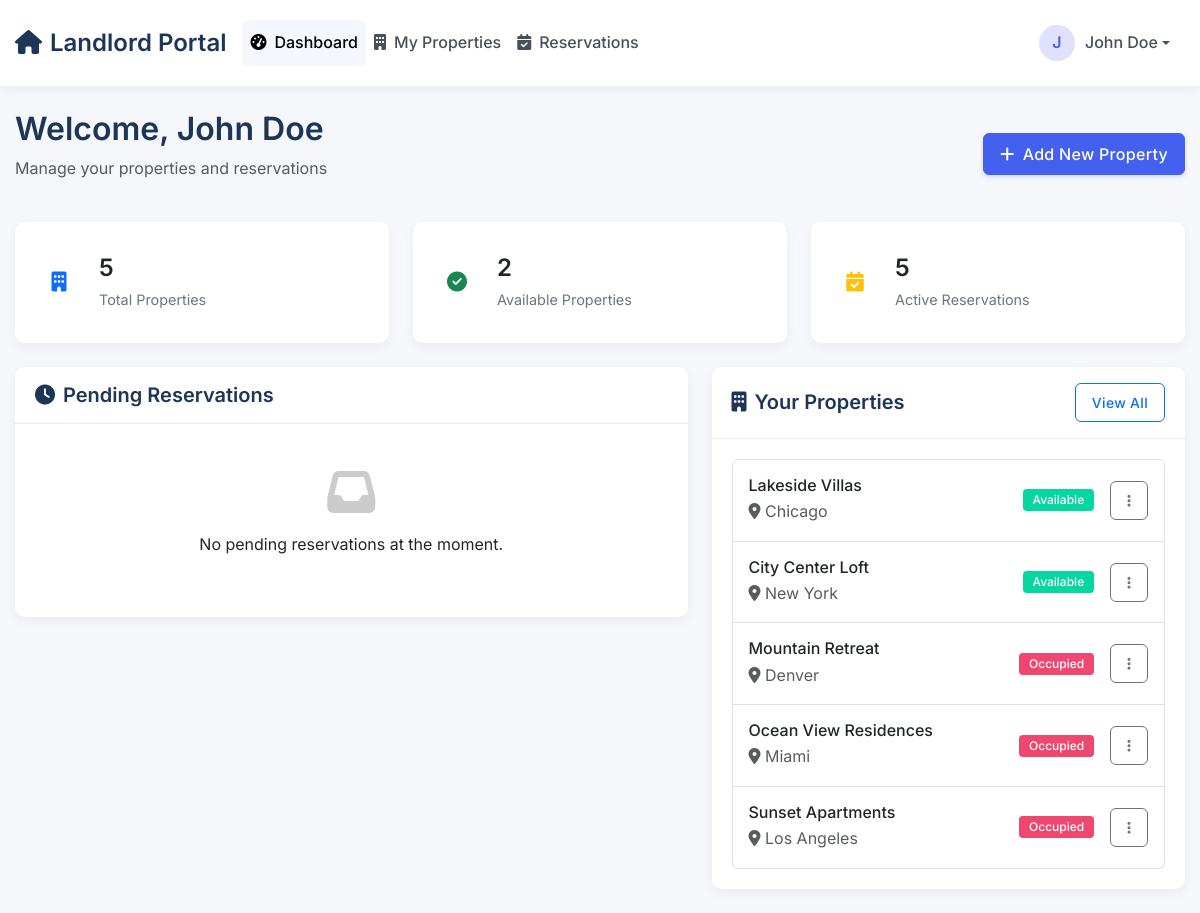
/LANDLORD/dashboard.php (signed in), run on an earlier commit of the app's database.
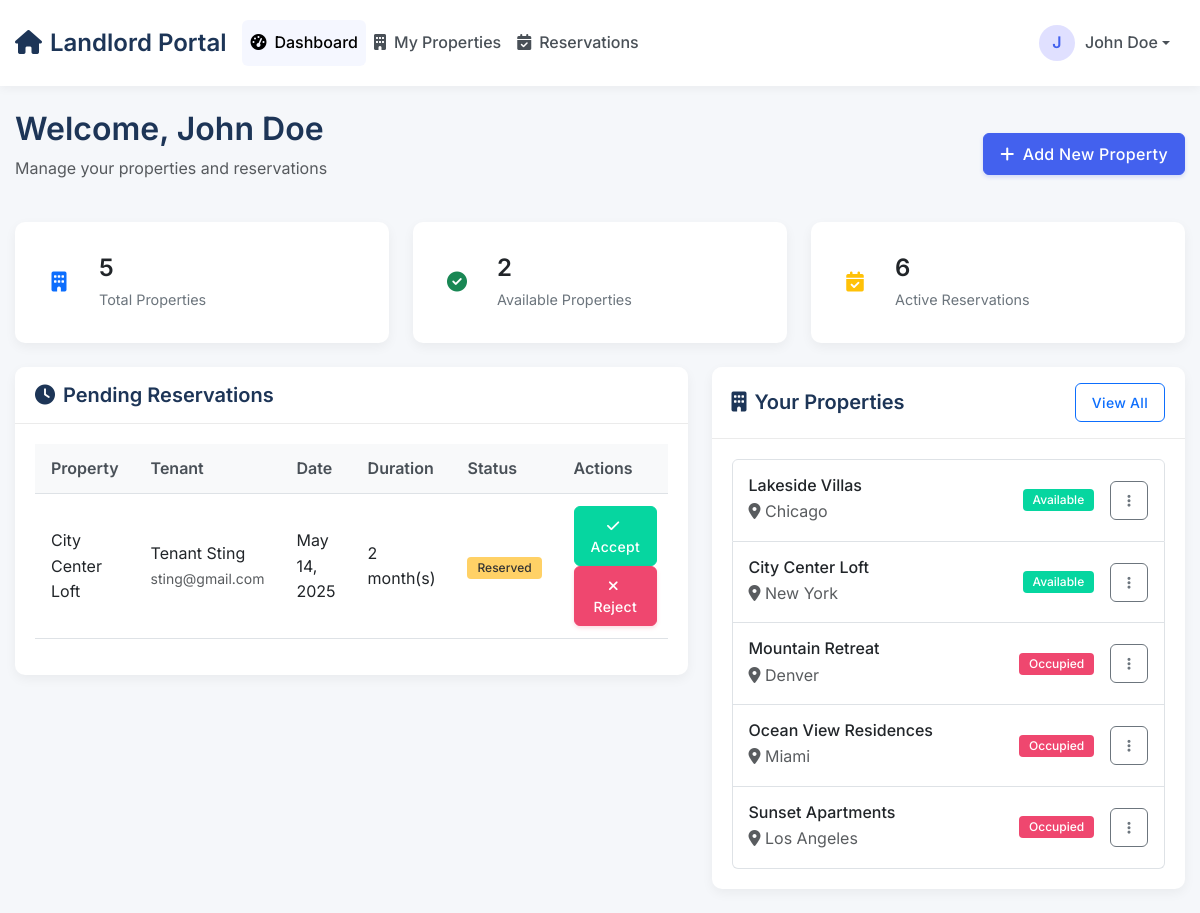
And on a later commit of the database.
### tables this page shows
CREATE TABLE `apartments` (
  `id` int(11) NOT NULL,
  `name` varchar(255) NOT NULL,
  `location` varchar(255) NOT NULL,
  `price` decimal(10,2) NOT NULL,
  `available` tinyint(1) DEFAULT 1,
  `owner_id` int(11) DEFAULT NULL,
  `tenant_id` int(11) DEFAULT NULL,
  `description` text DEFAULT NULL,
  `bedrooms` int(11) DEFAULT 1,
  `bathrooms` int(11) DEFAULT 1,
  `furnished` tinyint(1) DEFAULT 0,
  `pets_allowed` tinyint(1) DEFAULT 0,
  `parking` tinyint(1) DEFAULT 0,
  `internet` tinyint(1) DEFAULT 0,
  `created_at` timestamp NOT NULL DEFAULT current_timestamp(),
  `updated_at` timestamp NULL DEFAULT NULL ON UPDATE current_timestamp(),
  `image_url` varchar(255) DEFAULT NULL
);

CREATE TABLE `reservations` (
  `id` int(11) NOT NULL,
  `user_id` int(11) NOT NULL,
  `apartment_id` int(11) NOT NULL,
  `reservation_date` timestamp NOT NULL DEFAULT current_timestamp(),
  `duration` int(11) NOT NULL DEFAULT 30 COMMENT 'Duration in months',
  `status` enum('reserved','accepted','rejected','canceled') DEFAULT 'reserved',
  `start_date` date DEFAULT NULL,
  `end_date` date DEFAULT NULL,
  `updated_at` timestamp NULL DEFAULT NULL ON UPDATE current_timestamp()
);

CREATE TABLE `users` (
  `id` int(11) NOT NULL,
  `name` varchar(50) NOT NULL,
  `lastname` varchar(50) NOT NULL,
  `email` varchar(100) NOT NULL,
  `password` varchar(255) NOT NULL,
  `role` enum('tenant','landlord') NOT NULL DEFAULT 'tenant',
  `phone` varchar(20) DEFAULT NULL,
  `created_at` timestamp NOT NULL DEFAULT current_timestamp()
);

### LANDLORD/dashboard.php (the view, shortened to what the changed rows need)
<?php
require_once('../includes/db_connection.php');
$user_id = $_SESSION['user_id'];
$user_fullname = htmlspecialchars(ucwords(strtolower($_SESSION['name'] . " " . $_SESSION['lastname'])));
$apartments_sql = "SELECT * FROM apartments WHERE owner_id = ? ORDER BY created_at DESC";
$apartments_stmt = $conn->prepare($apartments_sql);
$apartments_stmt->bind_param("i", $user_id);
$apartments_stmt->execute();
$apartments_result = $apartments_stmt->get_result();
$reservations_sql = "SELECT r.*, a.name as apartment_name, a.price as apartment_price,
                    u.name as tenant_name, u.lastname as tenant_lastname, u.email as tenant_email
                    FROM reservations r
                    JOIN apartments a ON r.apartment_id = a.id
                    JOIN users u ON r.user_id = u.id
                    WHERE a.owner_id = ? AND r.status = 'reserved'
                    ORDER BY r.reservation_date DESC";
$reservations_stmt = $conn->prepare($reservations_sql);
$reservations_stmt->bind_param("i", $user_id);
$reservations_stmt->execute();
$reservations_result = $reservations_stmt->get_result();
$stats_sql = "SELECT
                (SELECT COUNT(*) FROM apartments WHERE owner_id = ?) as total_apartments,
                (SELECT COUNT(*) FROM apartments WHERE owner_id = ? AND available = 1) as available_apartments,
                (SELECT COUNT(*) FROM reservations r
                 JOIN apartments a ON r.apartment_id = a.id
                 WHERE a.owner_id = ? AND (r.status = 'reserved' OR r.status = 'accepted')) as active_reservations";
$stats_stmt = $conn->prepare($stats_sql);
$stats_stmt->bind_param("iii", $user_id, $user_id, $user_id);
$stats_stmt->execute();
$stats_result = $stats_stmt->get_result();
$stats = $stats_result->fetch_assoc();
?>
<!DOCTYPE html>
<html lang="en">
<head>
    <link href="https://cdn.jsdelivr.net/npm/bootstrap@5.3.0/dist/css/bootstrap.min.css" rel="stylesheet">
    <link rel="stylesheet" href="https://cdnjs.cloudflare.com/ajax/libs/font-awesome/6.4.0/css/all.min.css">
</head>
<body>
    <div class="container mt-4">
        <div class="d-flex justify-content-between align-items-center mb-4">
            <div>
                <h2>Welcome, <?php echo $user_fullname; ?></h2>
            </div>
        </div>
        <div class="row mb-4">
            <div class="col-md-4">
                <div class="card stats-card h-100">
                    <div class="card-body d-flex align-items-center">
                        <div class="stats-data">
                            <h3><?php echo $stats['active_reservations']; ?></h3>
                            <p>Active Reservations</p>
                        </div>
                    </div>
                </div>
            </div>
        </div>
        <div class="row">
            <div class="col-lg-7">
                <div class="card">
                    <div class="card-body">
                        <?php if ($reservations_result->num_rows > 0): ?>
                            <div class="table-responsive">
                                <table class="table table-hover">
                                    <thead>
                                        <tr>
                                            <th>Property</th>
                                            <th>Tenant</th>
                                            <th>Date</th>
                                            <th>Duration</th>
                                            <th>Status</th>
                                            <th>Actions</th>
                                        </tr>
                                    </thead>
                                    <tbody>
                                        <?php while($reservation = $reservations_result->fetch_assoc()): ?>
                                            <tr>
                                                <td><?php echo htmlspecialchars($reservation['apartment_name']); ?></td>
                                                <td>
                                                    <div><?php echo htmlspecialchars($reservation['tenant_name'] . ' ' . $reservation['tenant_lastname']); ?></div>
                                                    <small class="text-muted"><?php echo htmlspecialchars($reservation['tenant_email']); ?></small>
                                                </td>
                                                <td><?php echo date('F j, Y', strtotime($reservation['reservation_date'])); ?></td>
                                                <td>
                                                    <?php
                                                    $days = isset($reservation['duration']) ? $reservation['duration'] : 30;
                                                    if ($days >= 365) {
                                                        echo floor($days / 365) . " year(s)";
                                                    } else {
                                                        echo floor($days / 30) . " month(s)";
                                                    }
                                                    ?>
                                                </td>
                                                <td>
                                                    <span class="badge bg-warning">
                                                        <?php echo ucfirst($reservation['status']); ?>
                                                    </span>
                                                </td>
                                                <td>
                                                    <form method="POST" action="" style="display: inline;">
                                                        <button type="submit" name="accept_reservation" class="btn btn-sm btn-success"
                                                                onclick="return confirm('Are you sure you want to accept this reservation? This will mark the property as unavailable.')">
                                                            <i class="fas fa-check me-1"></i>Accept
                                                        </button>
                                                        <button type="submit" name="reject_reservation" class="btn btn-sm btn-danger"
                                                                onclick="return confirm('Are you sure you want to reject this reservation?')">
                                                            <i class="fas fa-times me-1"></i>Reject
                                                        </button>
                                                    </form>
                                                </td>
                                            </tr>
                                        <?php endwhile; ?>
                                    </tbody>
                                </table>
                            </div>
                        <?php else: ?>
                            <div class="text-center py-4">
                                <i class="fas fa-inbox mb-3" style="font-size: 3rem; color: #ccc;"></i>
                                <p>No pending reservations at the moment.</p>
                            </div>
                        <?php endif; ?>
                    </div>
                </div>
            </div>
            <div class="col-lg-5">
                <div class="card">
                    <div class="card-body">
                        <?php if ($apartments_result->num_rows > 0): ?>
                            <div class="list-group">
                                <?php while($apartment = $apartments_result->fetch_assoc()): ?>
                                    <div class="list-group-item list-group-item-action d-flex justify-content-between align-items-center p-3">
                                        <div>
                                            <h6 class="mb-1"><?php echo htmlspecialchars($apartment['name']); ?></h6>
                                            <p class="text-muted mb-0">
                                                <i class="fas fa-map-marker-alt"></i>
                                                <?php echo htmlspecialchars($apartment['location']); ?>
                                            </p>
                                        </div>
                                        <div class="d-flex align-items-center">
                                            <span class="badge <?php echo $apartment['available'] ? 'bg-success' : 'bg-danger'; ?> me-3">
                                                <?php echo $apartment['available'] ? 'Available' : 'Occupied'; ?>
                                            </span>
                                            <div class="dropdown">
                                                <button class="btn btn-sm btn-outline-secondary dropdown-toggle" type="button" data-bs-toggle="dropdown">
                                                    <i class="fas fa-ellipsis-v"></i>
                                                </button>
                                            </div>
                                        </div>
                                    </div>
                                <?php endwhile; ?>
                            </div>
                        <?php endif; ?>
                    </div>
                </div>
            </div>
        </div>
    </div>
</body>
</html>

What changed in the data, as far as the page shows it:
added reservations: apartment.name "City Center Loft", user.lastname "Tenant Sting", user.email "sting@gmail.com", reservation_date "May 14, 2025", floor($days/30) "2", status "Reserved"
Also different on the page:
$stats['active_reservations']: "5" → "6"
text no longer shown: "No pending reservations at the moment."
text now shown: "Property Tenant Date Duration Status Actions"
